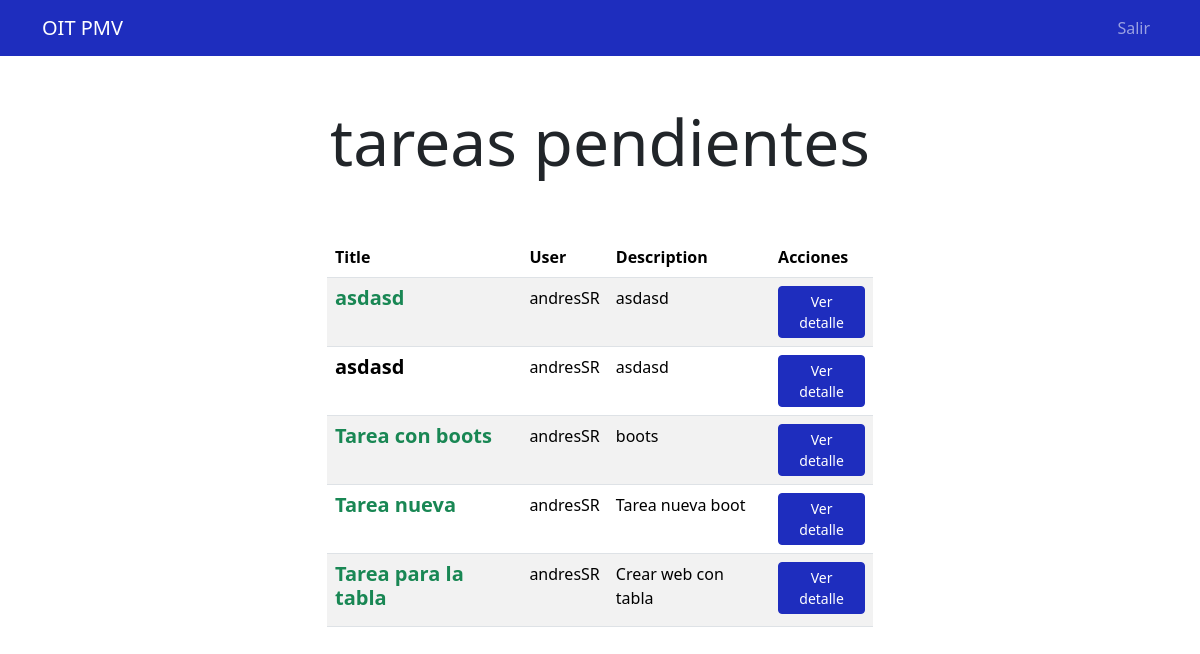
/tasks/ (signed in), run on the app's committed database.
### tasks/models.py (models this page shows, shortened)
class tasks(models.Model):
    title = models.CharField(max_length=200)
    description = models.TextField(blank=True)
    created = models.DateTimeField(auto_now_add=True)
    datecompleted = models.DateTimeField(null=True, blank=True)
    important = models.BooleanField(default=False)
    user = models.ForeignKey(User, on_delete=models.CASCADE)

### tasks/views.py (the view)
# urls.py: path('tasks/', tasks_views.tasksView, name='tasks'),
@login_required
def tasksView(request):
    taskss = tasks.objects.filter(user = request.user, datecompleted__isnull=True)
    return render(request, 'tasks.html',{
        'tasks': taskss
    })

### usuarios/context_processors.py (called while the page is built)
def perfil(request):
    if request.user.is_authenticated:
        try:
            perfil = T_perfil.objects.get(user=request.user)
            return {'perfil': perfil}
        except T_perfil.DoesNotExist:
            return {'perfil': None}
    return {'perfil': None}

def expiracion_sesion_context(request):
    if request.user.is_authenticated:
        sesion_expira = request.session.get_expiry_date()
        tiempo_restante = int((sesion_expira - now()).total_seconds())
        print(f"Tiempo restante de sesión: {tiempo_restante}")
        return {'tiempo_restante_sesion': tiempo_restante}
    return {'tiempo_restante_sesion': None}

### tasks/templates/tasks.html (shortened to what this page needs)
{% extends 'base.html' %}
{% block content %}
<main class="container">
    <div class="row">
        <div class="col-md-6 offset-md-3">
            <h1 class="text-center display-3 py-5">tareas pendientes</h1>
            <table id="tasks" class="table table-striped">
                <thead>
                    <tr>
                        <th>Title</th>
                        <th>User</th>
                        <th>Description</th>
                        <th>Acciones</th>
                    </tr>
                </thead>
                <tbody>
                    {% for task in tasks %}
                    <tr>
                        <td>
                            {% if task.important %}
                            <h5 class="fw-bold text-success">{{ task.title }}</h5>
                            {% else %}
                            <h5 class="fw-bold">{{ task.title }}</h5>
                            {% endif %}
                        </td>
                        <td>{{ task.user.username }}</td>
                        <td>{{ task.description }}</td>
                         <td>
                            <a href="{% url 'task_detail' task.id %}" class="btn btn-primary btn-sm">Ver detalle</a>
                        </td>
                    </tr>
                    {% endfor %}
                </tbody>
            </table>
        </div>
    </div>
</main>
{% endblock %}

### templates/base.html (shortened to what this page needs)
{% load static %}
<!DOCTYPE html>
<html lang="en">
<head>
    <link rel="stylesheet" href="https://cdn.jsdelivr.net/npm/bootstrap@5.3.3/dist/css/bootstrap.min.css">
    <link rel="stylesheet" href="https://cdn.datatables.net/2.1.8/css/dataTables.bootstrap5.css">
    <link rel="stylesheet" href="https://cdn.jsdelivr.net/npm/bootstrap-icons@1.11.3/font/bootstrap-icons.min.css">
    <link rel="stylesheet" href="{% static 'styles/styles.css' %}">
    <link rel="stylesheet" href="https://cdn.datatables.net/1.13.5/css/jquery.dataTables.min.css">
</head>
<body>
    <nav class="navbar navbar-expand-lg" data-bs-theme="dark">
        <div class="container">
            <a class="navbar-brand" href="/">OIT PMV</a>
            <div class="collapse navbar-collapse" id="navbarNav">
                <ul class="navbar-nav ms-auto">
                    {% if user.is_authenticated %}
                        <li class="nav-item">
                            <a class="nav-link" href="/logout">Salir</a>
                        </li>
                    {% endif %}
                </ul>
            </div>
        </div>
    </nav>
    {% block content %}
    {% endblock %}
</body>
</html>

### static/styles/styles.css (style rules this page uses)
.navbar { background-color: #1E2DBE !important; }
.btn-primary { background-color: #1E2DBE !important; border-color: #1E2DBE !important; color: white; }

### data on the page
tasks: title "asdasd", user.username "andresSR", description "asdasd"
tasks: title "asdasd", user.username "andresSR", description "asdasd"
tasks: title "Tarea con boots", user.username "andresSR", description "boots"
tasks: title "Tarea nueva", user.username "andresSR", description "Tarea nueva boot"
tasks: title "Tarea para la tabla", user.username "andresSR", description "Crear web con tabla"
